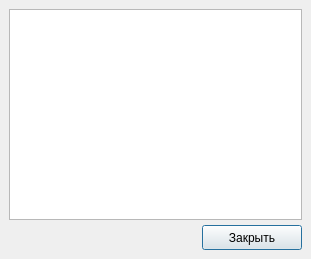
<?xml version="1.0" encoding="UTF-8"?>
<ui version="4.0">
 <class>Complete_Window</class>
 <widget class="QMainWindow" name="Complete_Window">
  <property name="geometry">
   <rect>
    <x>0</x>
    <y>0</y>
    <width>311</width>
    <height>259</height>
   </rect>
  </property>
  <property name="minimumSize">
   <size>
    <width>311</width>
    <height>259</height>
   </size>
  </property>
  <property name="windowTitle">
   <string>Подставить</string>
  </property>
  <widget class="QWidget" name="centralwidget">
   <property name="minimumSize">
    <size>
     <width>311</width>
     <height>259</height>
    </size>
   </property>
   <layout class="QGridLayout" name="gridLayout">
    <item row="0" column="0">
     <widget class="QListWidget" name="list">
      <property name="minimumSize">
       <size>
        <width>291</width>
        <height>211</height>
       </size>
      </property>
     </widget>
    </item>
    <item row="1" column="0">
     <layout class="QHBoxLayout" name="horizontalLayout">
      <item>
       <spacer name="horizontalSpacer">
        <property name="orientation">
         <enum>Qt::Horizontal</enum>
        </property>
        <property name="sizeHint" stdset="0">
         <size>
          <width>40</width>
          <height>20</height>
         </size>
        </property>
       </spacer>
      </item>
      <item>
       <widget class="QPushButton" name="exitbut">
        <property name="sizePolicy">
         <sizepolicy hsizetype="Fixed" vsizetype="Fixed">
          <horstretch>0</horstretch>
          <verstretch>0</verstretch>
         </sizepolicy>
        </property>
        <property name="minimumSize">
         <size>
          <width>100</width>
          <height>25</height>
         </size>
        </property>
        <property name="maximumSize">
         <size>
          <width>100</width>
          <height>25</height>
         </size>
        </property>
        <property name="text">
         <string>Закрыть</string>
        </property>
        <property name="default">
         <bool>true</bool>
        </property>
       </widget>
      </item>
     </layout>
    </item>
   </layout>
  </widget>
 </widget>
 <resources/>
 <connections/>
</ui>
